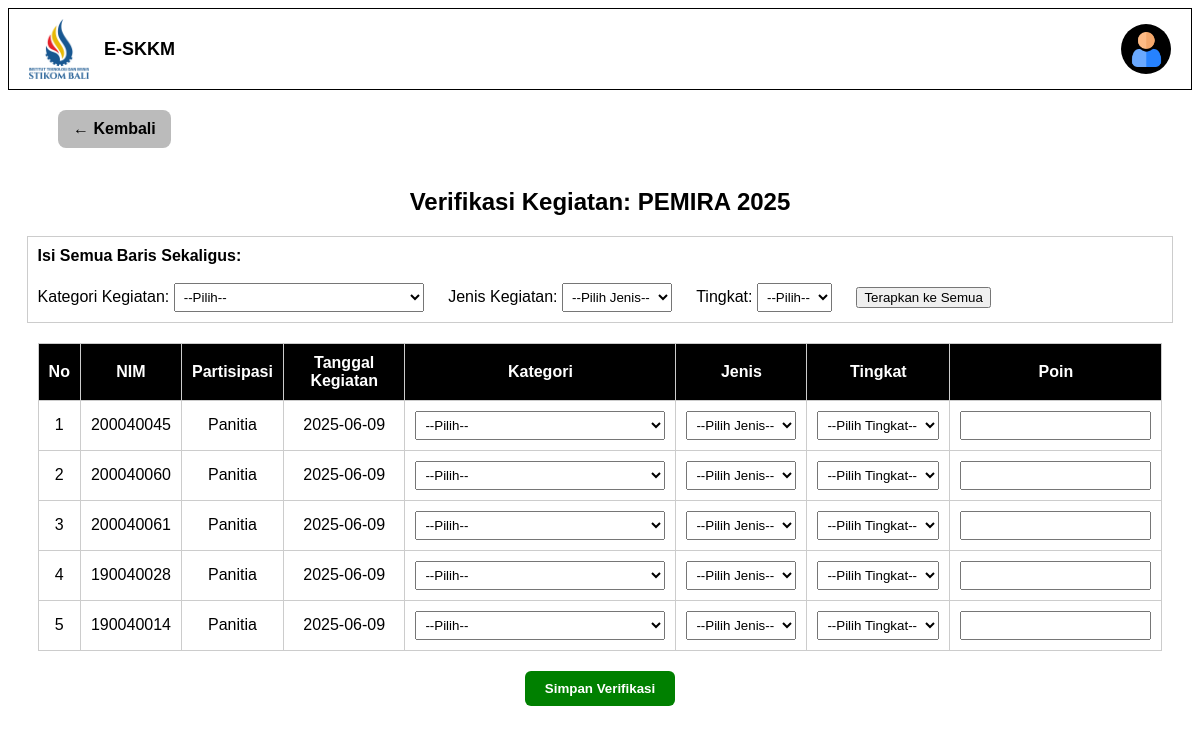
/bem/berkas_internal/verifikasi_form.php?id=1 (signed in), run on the app's committed database.
### tables this page shows
CREATE TABLE `berkas_internal` (
  `id_berkas_internal` int(10) NOT NULL,
  `id_ormawa` int(10) NOT NULL,
  `nim` int(20) NOT NULL,
  `nama_kegiatan` varchar(100) NOT NULL,
  `partisipasi` varchar(100) NOT NULL,
  `tanggal_kegiatan` date NOT NULL,
  `tanggal_pengajuan` date NOT NULL,
  `id_bem` int(10) NOT NULL,
  `kategori_kegiatan` varchar(100) NOT NULL,
  `jenis_kegiatan` varchar(100) NOT NULL,
  `tingkat` varchar(100) NOT NULL,
  `poin_skkm` int(10) NOT NULL,
  `id_kemahasiswaan` int(10) NOT NULL,
  `nomor_sertifikat_internal` varchar(100) NOT NULL,
  `tanggal_dikeluarkan` date NOT NULL
);

### bem/berkas_internal/verifikasi_form.php (the view, shortened to what this page needs)
<?php
include '../../koneksi.php';
$id_berkas = $_GET['id'];
$data = mysqli_fetch_assoc(mysqli_query($conn, "SELECT nama_kegiatan FROM berkas_internal WHERE id_berkas_internal = '$id_berkas'"));
$nama_kegiatan = $data['nama_kegiatan'];
$query = mysqli_query($conn, "SELECT * FROM berkas_internal WHERE nama_kegiatan = '" . mysqli_real_escape_string($conn, $nama_kegiatan) . "'");
?>
<!DOCTYPE html>
<html>
<head>
</head>
<body>
    <?php include '../navbar.php'; ?>
    <a href="javascript:history.back()" class="back-btn">← Kembali</a>
    <h2>Verifikasi Kegiatan: <?php echo htmlspecialchars($nama_kegiatan); ?></h2>
    <form method="post" action="proses_verifikasi_lengkap.php">
            <div style="width: 95%; margin: 20px auto; padding: 10px; border: 1px solid #ccc;">
        <strong>Isi Semua Baris Sekaligus:</strong><br><br>
        <label>Kategori Kegiatan:</label>
        <select id="semua_kategori" onchange="loadJenisGlobal()" style="margin-right: 20px;">
            <option value="">--Pilih--</option>
        </select>
        <label>Jenis Kegiatan:</label>
        <select id="semua_jenis" style="margin-right: 20px;">
            <option value="">--Pilih Jenis--</option>
        </select>
        <label>Tingkat:</label>
        <select id="semua_tingkat" style="margin-right: 20px;">
            <option value="">--Pilih--</option>
        </select>
        <button type="button" onclick="terapkanKeSemua()">Terapkan ke Semua</button>
    </div>
        <table>
            <thead>
                <tr>
                    <th>No</th>
                    <th>NIM</th>
                    <th>Partisipasi</th>
                    <th>Tanggal Kegiatan</th>
                    <th>Kategori</th>
                    <th>Jenis</th>
                    <th>Tingkat</th>
                    <th>Poin</th>
                </tr>
            </thead>
            <tbody>
                <?php
                $i = 0;
                while ($row = mysqli_fetch_assoc($query)) {
                    echo "<tr>";
                    echo "<td>" . ($i+1) . "</td>";
                    echo "<td>{$row['nim']}</td>";
                    echo "<td>{$row['partisipasi']}</td>";
                    echo "<td>{$row['tanggal_kegiatan']}</td>";
                    echo "<td>
                            <input type='hidden' name='id[]' value='{$row['id_berkas_internal']}'>
                            <select name='kategori_kegiatan[]' id='kategori_{$i}' onchange='loadJenis({$i})' required>
                                <option value=''>--Pilih--</option>";
                    echo    "</select>
                          </td>";
                    echo "<td>
                            <select name='jenis_kegiatan[]' id='jenis_{$i}' onchange='updatePoin({$i})' required>
                                <option value=''>--Pilih Jenis--</option>
                            </select>
                          </td>";
                    echo "<td>
                            <select name='tingkat[]' id='tingkat_{$i}' onchange='updatePoin({$i})' required>";
                            echo "<option value=''>--Pilih Tingkat--</option>";
                    echo    "</select>
                          </td>";
                    echo "<td>
                            <input type='number' name='poin_skkm[]' id='poin_{$i}' readonly>
                          </td>";
                    echo "</tr>";
                    $i++;
                }
                ?>
            </tbody>
        </table>
        <button type="submit" class="submit-btn">Simpan Verifikasi</button>
    </form>
</body>
</html>

### bem/berkas_internal/verifikasi_form.php (style rules this page uses)
body { font-family: Arial, sans-serif; }
table { width: 95%; margin: 20px auto; border-collapse: collapse; }
th, td { padding: 10px; border: 1px solid #ccc; text-align: center; }
th { background-color: black; color: white; }
select, input[type='number'] { padding: 5px; }
.submit-btn { margin: 20px auto; display: block; padding: 10px 20px; background: green; color: white; border: none; border-radius: 6px; cursor: pointer; font-weight: bold; }
.back-btn { margin: 20px 50px; display: inline-block; background-color: #bbb; padding: 10px 15px; border-radius: 8px; text-decoration: none; color: black; font-weight: bold; }
h2 { text-align: center; }

### data on the page
berkas_internal: nama_kegiatan "PEMIRA 2025", nim "200040045", partisipasi "Panitia", tanggal_kegiatan "2025-06-09"
berkas_internal: nim "200040060", partisipasi "Panitia", tanggal_kegiatan "2025-06-09"
berkas_internal: nim "200040061", partisipasi "Panitia", tanggal_kegiatan "2025-06-09"
berkas_internal: nim "190040028", partisipasi "Panitia", tanggal_kegiatan "2025-06-09"
berkas_internal: nim "190040014", partisipasi "Panitia", tanggal_kegiatan "2025-06-09"
